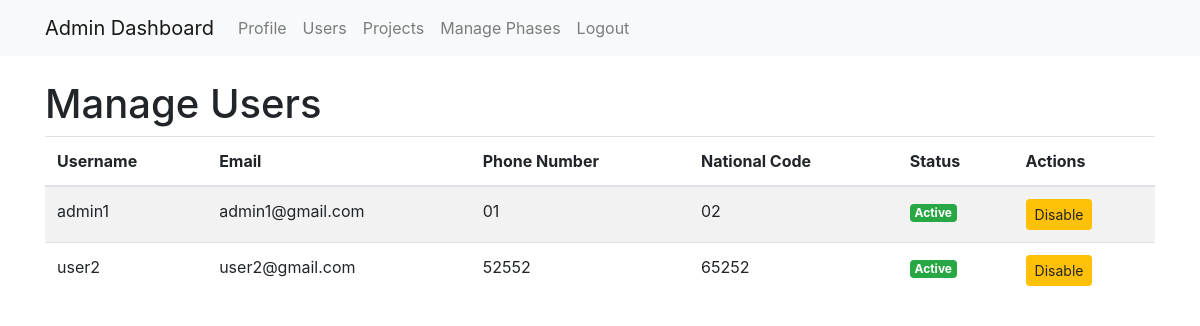
Before: /admin/users with the older database file.
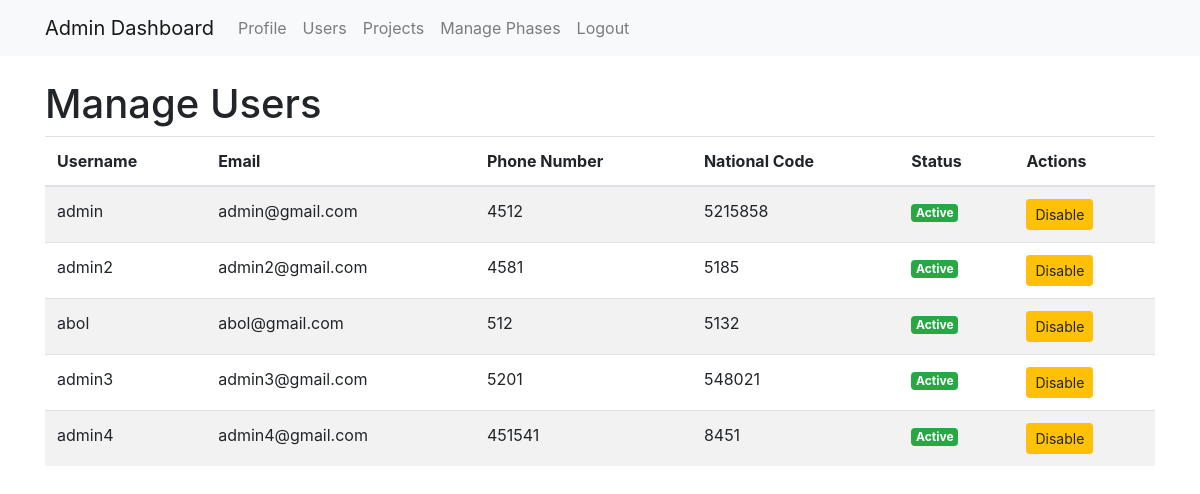
After: the same page with the newer database file.
### app.py (models this page shows, shortened)
class User(db.Model):
    id = db.Column(db.Integer, primary_key=True)
    username = db.Column(db.String(80), unique=True, nullable=False)
    password_hash = db.Column(db.String(256), nullable=False)
    phone_number = db.Column(db.String(15), unique=True, nullable=False)
    email = db.Column(db.String(120), unique=True, nullable=False)
    national_code = db.Column(db.String(10), unique=True, nullable=False)
    role = db.Column(db.String(20), default='user')
    profile_picture = db.Column(db.String(255), nullable=True)
    disabled = db.Column(db.Boolean, default=False, nullable=False)
    is_admin = db.Column(db.Boolean, default=False)
    managed_projects = db.relationship('Project', back_populates='project_manager', lazy=True)

### app.py (the view)
@app.route('/admin/users')
def get_users():
    users_list = User.query.all()
    return render_template('admin_get_users.html', users=users_list)

### templates/admin_get_users.html (shortened to what this page needs)
{% extends 'layout.html' %}
{% block content %}
    <h1>Manage Users</h1>
    {% if users %}
        <table class="table table-striped">
            <thead>
                <tr>
                    <th>Username</th>
                    <th>Email</th>
                    <th>Phone Number</th>
                    <th>National Code</th>
                    <th>Status</th>
                    <th>Actions</th>
                </tr>
            </thead>
            <tbody>
                {% for user in users %}
                    <tr {% if user.disabled %}class="table-danger"{% endif %}>
                        <td>{{ user.username }}</td>
                        <td>{{ user.email }}</td>
                        <td>{{ user.phone_number }}</td>
                        <td>{{ user.national_code }}</td>
                        <td>
                            {% if user.disabled %}
                                <span class="badge badge-danger">Disabled</span>
                            {% else %}
                                <span class="badge badge-success">Active</span>
                            {% endif %}
                        </td>
                        <td>
                            {% if not user.disabled %}
                                <form action="{{ url_for('disable_user', user_id=user.id) }}" method="POST" style="display:inline;">
                                    <button type="submit" class="btn btn-warning btn-sm">Disable</button>
                                </form>
                            {% else %}
                                <form action="{{ url_for('enable_user', user_id=user.id) }}" method="POST" style="display:inline;">
                                    <button type="submit" class="btn btn-success btn-sm">Enable</button>
                                </form>
                            {% endif %}
                        </td>
                    </tr>
                {% endfor %}
            </tbody>
        </table>
    {% else %}
        <p>No users found.</p>
    {% endif %}
{% endblock %}

### templates/layout.html (shortened to what this page needs)
<!DOCTYPE html>
<html lang="en">
<head>
    <link rel="stylesheet" href="https://stackpath.bootstrapcdn.com/bootstrap/4.5.2/css/bootstrap.min.css">
</head>
<body>
    <nav class="navbar navbar-expand-lg navbar-light bg-light">
        <div class="container">
            <a class="navbar-brand" href="{{ url_for('get_profile') }}">Admin Dashboard</a>
            <div class="collapse navbar-collapse" id="navbarNav">
                <ul class="navbar-nav">
                    <li class="nav-item">
                        <a class="nav-link" href="{{ url_for('get_profile') }}">Profile</a>
                    </li>
                    <li class="nav-item">
                        <a class="nav-link" href="{{ url_for('get_users') }}">Users</a>
                    </li>
                    <li class="nav-item">
                        <a class="nav-link" href="{{ url_for('manage_project') }}">Projects</a>
                    </li>
                    <li class="nav-item">
                        <a class="nav-link" href="{{ url_for('admin_manage_phases') }}">Manage Phases</a>
                    </li>
                    <li class="nav-item">
                        <a class="nav-link" href="{{ url_for('admin_logout') }}">Logout</a>
                    </li>
                </ul>
            </div>
        </div>
    </nav>
    <div class="container mt-4">
        {% block content %}
        {% endblock %}
    </div>
</body>
</html>

Changed rows visible on the page:
changed User: username "admin1" → "admin"; email "admin1@gmail.com" → "admin@gmail.com"; phone_number "01" → "4512"; national_code "02" → "5215858"
changed User: username "user2" → "admin2"; email "user2@gmail.com" → "admin2@gmail.com"; phone_number "52552" → "4581"; national_code "65252" → "5185"
added User: username "abol", email "abol@gmail.com", phone_number "512", national_code "5132", disabled "Active"
added User: username "admin3", email "admin3@gmail.com", phone_number "5201", national_code "548021", disabled "Active"
added User: username "admin4", email "admin4@gmail.com", phone_number "451541", national_code "8451", disabled "Active"
